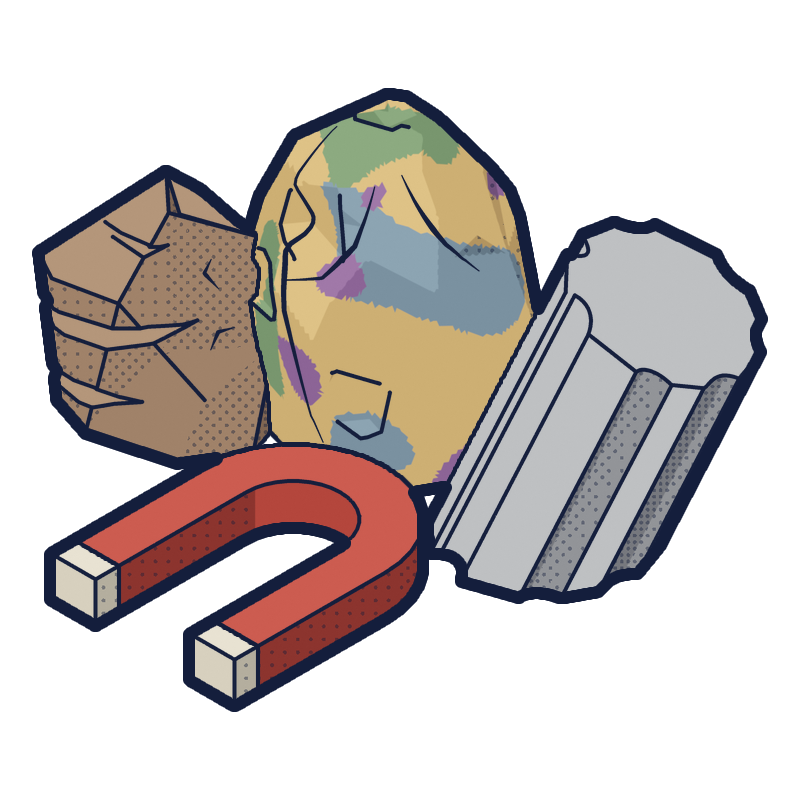
#> input picture price-of-everything-0.1/artifacts/goods_ree_ore/v19/ree_ore_800.png, 800 x 800 px, found by its file name
$ python ree_proof.py ../../../artifacts/goods_ree_ore/v19/ree_ore_800.png
#> lines starting #> are read from the running program, lines starting #| are printed output that depends on the picture
"""Proof sheet for REE ore: the 450/256/60 px tiers (LANCZOS downsizes of the master), the shipped art beside the
candidate, the master's quadrants at 3x, and the DS2 well at game size beside its neighbours.
    python3 ev_proof.py <candidate_dir>"""
import sys
from pathlib import Path
from PIL import Image, ImageDraw, ImageFont
POE = Path('/Users/crisu/Price of Everything/price-of-everything/price-of-everything-0.1')
WT = Path(__file__).resolve().parents[3] / 'assets/icons/goods'
REF = POE / 'assets/icons/goods/medium/g_032_ree_ore.png'
PAPER = (245, 241, 231); CREAM = (254, 237, 195); STEEL = (30, 35, 43)
F = ImageFont.truetype(str(POE / 'assets/fonts/IBMPlexSans-Medium.ttf'), 20)
cand = Path(sys.argv[1]); cur = Image.open(cand / 'ree_ore_800.png').convert('RGBA')
#> further down, cur is the input picture: PIL image 800x800 RGBA; mean R, G, B, A 63.2, 55.6, 52.5, 113.5
for n in (450, 256, 60):
    cur.resize((n, n), Image.Resampling.LANCZOS).save(cand / ('ree_ore_%d.png' % n))
#> this loop made 3 passes
#> pass 1, `cur.resize((n, n), Image.Resampling.LANCZOS).save(cand / ('ree_ore_%d...`:
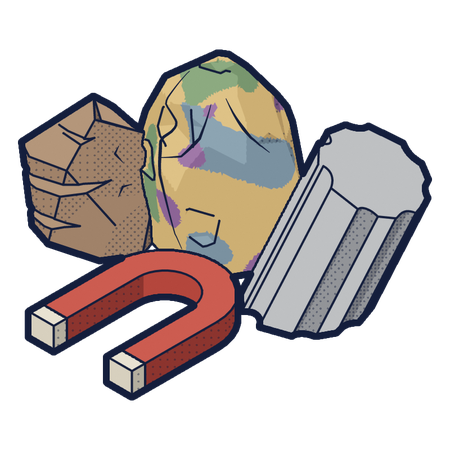
#> saved as ree_ore_450.png: PIL image 450x450 RGBA; mean R, G, B, A 63.3, 55.7, 53.1, 113.5; transparent parts drawn white
#> pass 2, `cur.resize((n, n), Image.Resampling.LANCZOS).save(cand / ('ree_ore_%d...`:
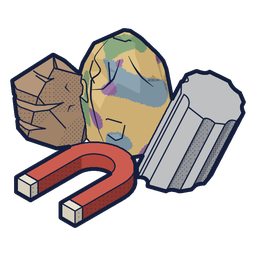
#> saved as ree_ore_256.png: PIL image 256x256 RGBA; mean R, G, B, A 63.4, 55.8, 53.6, 113.5; transparent parts drawn white
def fit(im, h, w=620):
    im = im.crop(im.getbbox()); k = min(h / im.height, w / im.width)
    return im.resize((round(im.width * k), round(im.height * k)), Image.Resampling.LANCZOS)
sheet = Image.new('RGB', (1320, 760), PAPER); d = ImageDraw.Draw(sheet)
#> after `sheet = Image.new('RGB', (1320, 760), PAPER)`:
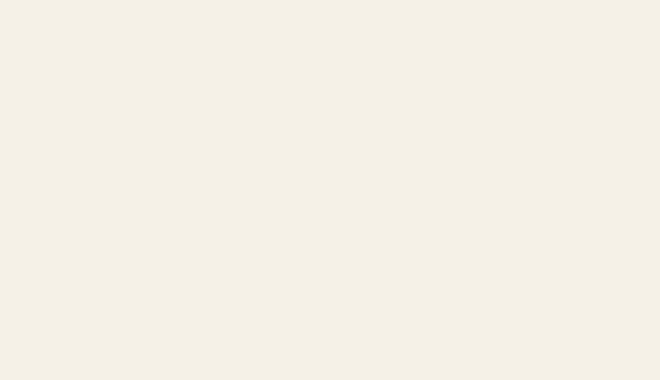
#> sheet: PIL image 1320x760 RGB (shown at 1/2 size); mean R, G, B 245, 241, 231
#> (the run stopped early here; a loop or call above may not have finished)

$ run again, with price-of-everything-0.1/artifacts/goods_ree_ore/v19/owner_sheet_v11.png copied over price-of-everything-0.1/artifacts/goods_ree_ore/v19/ree_ore_800.png
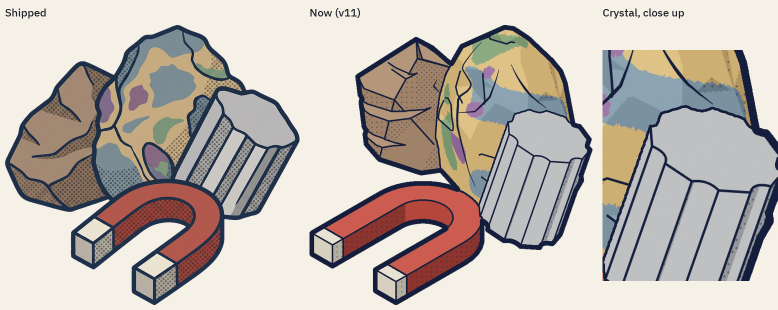
#> input picture price-of-everything-0.1/artifacts/goods_ree_ore/v19/owner_sheet_v11.png, 1555 x 620 px, found by its file name (shown at 1/2 size)
#> the loop `for n in (450, 256, 60):` made 3 passes
#> pass 1, `cur.resize((n, n), Image.Resampling.LANCZOS).save(cand / ('ree_ore_%d...`:
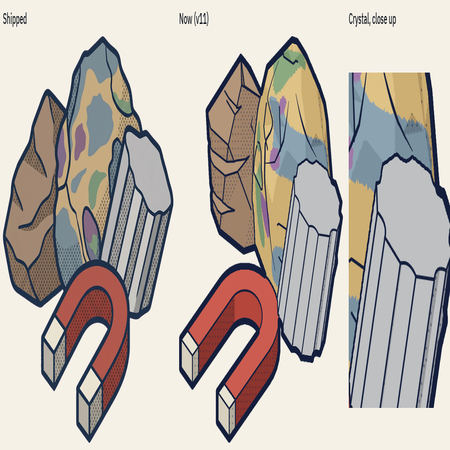
#> saved as ree_ore_450.png: PIL image 450x450 RGBA; mean R, G, B, A 189.7, 181.7, 174.7, 255
#> pass 2, `cur.resize((n, n), Image.Resampling.LANCZOS).save(cand / ('ree_ore_%d...`:
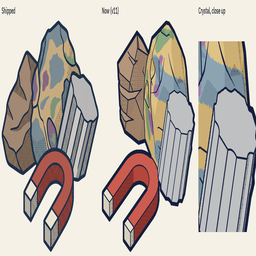
#> saved as ree_ore_256.png: PIL image 256x256 RGBA; mean R, G, B, A 189.6, 181.7, 174.7, 255

$ run again, with price-of-everything-0.1/artifacts/goods_ree_ore/v19/owner_sheet_v17.png copied over price-of-everything-0.1/artifacts/goods_ree_ore/v19/ree_ore_800.png
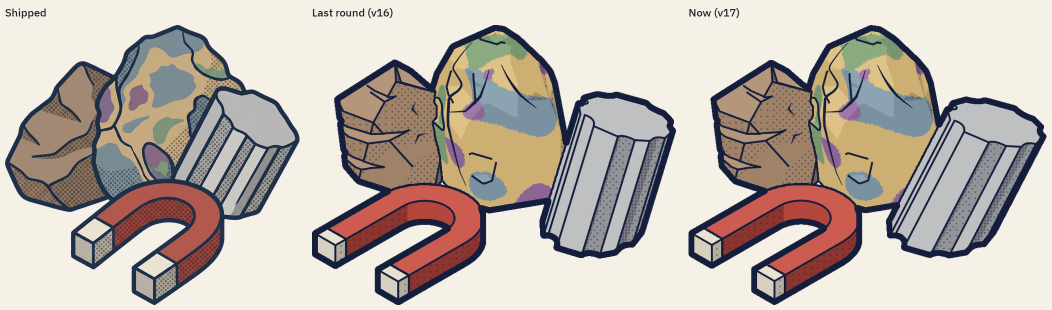
#> input picture price-of-everything-0.1/artifacts/goods_ree_ore/v19/owner_sheet_v17.png, 2103 x 620 px, found by its file name (shown at 1/2 size)
#> the loop `for n in (450, 256, 60):` made 3 passes
#> pass 1, `cur.resize((n, n), Image.Resampling.LANCZOS).save(cand / ('ree_ore_%d...`:
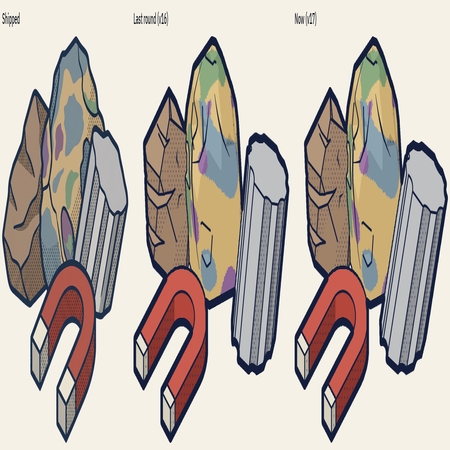
#> saved as ree_ore_450.png: PIL image 450x450 RGBA; mean R, G, B, A 189.9, 180.2, 172.4, 255
#> pass 2, `cur.resize((n, n), Image.Resampling.LANCZOS).save(cand / ('ree_ore_%d...`:
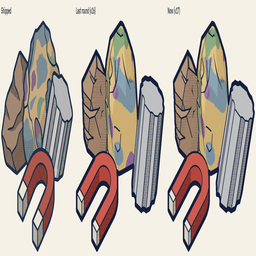
#> saved as ree_ore_256.png: PIL image 256x256 RGBA; mean R, G, B, A 189.9, 180.2, 172.4, 255
